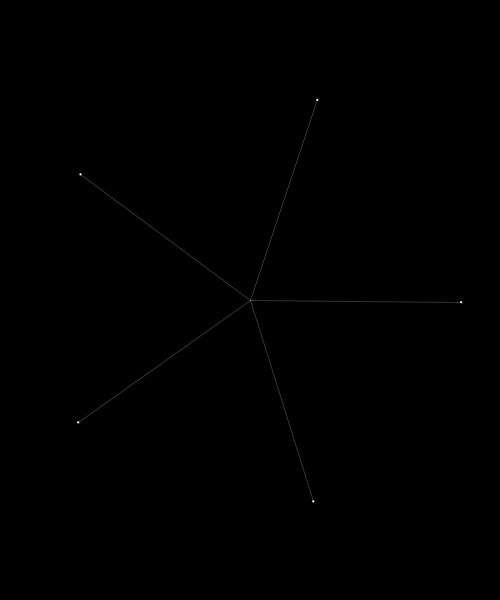
Frame 1 (no input)
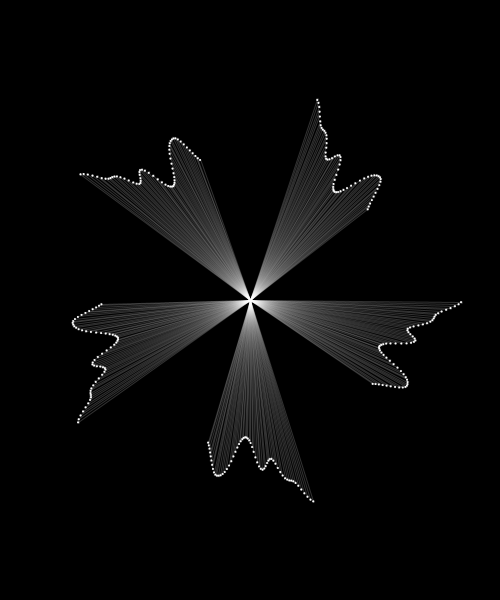
Frame 60 (the mouse pressed at the canvas centre just before this capture)
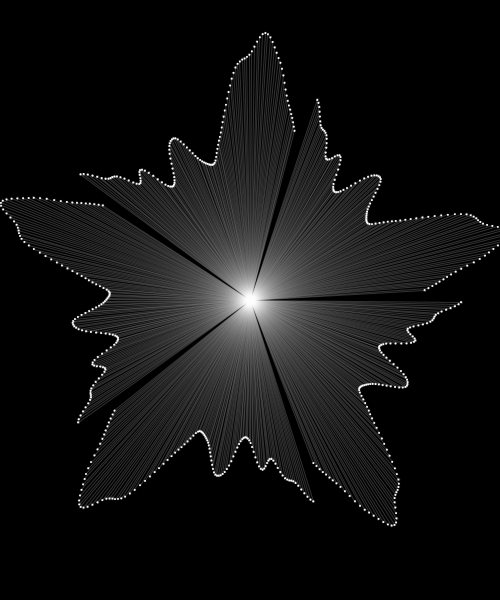
Frame 120 (the mouse held since frame 60 and released just before this capture)

The Processing sketch that drew these frames (run headless with seeded random() and noise(); from frame 60 on, the mouse is pressed at the canvas centre):

// Processing sketch: day6_04_sin_n_cos_flower_noise
// ── day6_04_sin_n_cos_flower_noise.pde
void setup() {
  size(500, 600);
  background(0);
}

void draw() {
  //background(0);
  pushMatrix();
  translate(width/2, height/2);
  rotate(frameCount * 0.01);
  for (int a = 0; a < 360; a+=72) {
    float freq, amp;
    
    freq = frameCount * 0.02;
    amp = 300;
    float sinForAmp = noise(freq) * amp;
    
    freq = radians(a); // deg --> rad
    amp = 30 + sinForAmp; // radius
    float sinVal = sin(freq) * amp;
    float cosVal = cos(freq) * amp;

    float x = cosVal;
    float y = sinVal;
    
    stroke(255, 50);
    line(0, 0, x, y);
    ellipse(x, y, 2, 2);
  }
  popMatrix();
}
